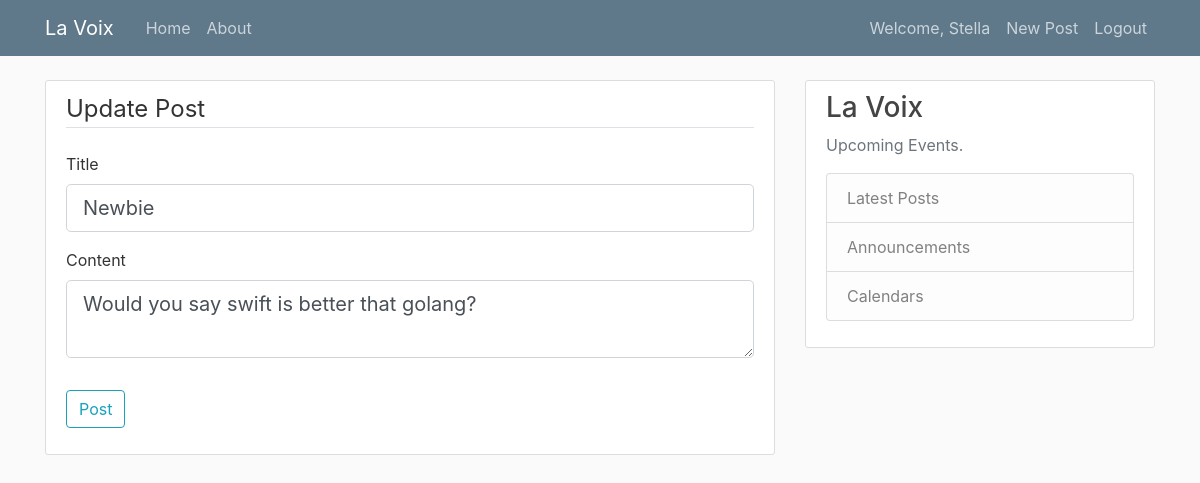
The app's page /post/3/update (signed in) with its own data.
### MyBlogApp/models.py (models this page shows)
class User(db.Model, UserMixin):
    id = db.Column(db.Integer, primary_key=True)
    username = db.Column(db.String(20), unique=True, nullable=False)
    email = db.Column(db.String(120), unique=True, nullable=False)
    image_file = db.Column(db.String(20), nullable=False, default='default.jpg')
    password = db.Column(db.String(60), nullable=False)
    posts = db.relationship('Post', backref='author')

class Post(db.Model):
    id= db.Column(db.Integer, primary_key=True)
    title = db.Column(db.String(100), nullable=False)
    date_posted = db.Column(db.DateTime, nullable=False, default=datetime.utcnow)
    content = db.Column(db.Text, nullable=False)
    user_id = db.Column(db.Integer, db.ForeignKey('user.id'), nullable=False)

### MyBlogApp/routes.py (the view)
@app.route("/post/<int:post_id>/update", methods=['GET', 'POST'])
@login_required
def update_post(post_id):
        post = Post.query.get_or_404(post_id)
        if post.author != current_user:
            abort(403)
        form = PostForm()
        if form.validate_on_submit():
            post.title = form.title.data
            post.content = form.content.data
            db.session.commit()
            flash('Your post has been updated!','success')
            return redirect(url_for('post', post_id=post.id))
        elif request.method == 'GET':
            form.title.data = post.title
            form.content.data = post.content
        return render_template('create_post.html', title='Update Post',
                           form=form, legend='Update Post')

### MyBlogApp/forms.py
class PostForm(FlaskForm):
    title = StringField('Title', [validators.DataRequired()])
    content = TextAreaField('Content', [validators.DataRequired()])
    submit = SubmitField('Post')

### MyBlogApp/models.py (called while the page is built)
@login_manager.user_loader
def load_user(user_id):
    return User.query.get(int(user_id))

### MyBlogApp/templates/create_post.html (shortened to what this page needs)
{% extends 'layout.html' %}
{% block content%}
<div class="content-section">
    <form method="POST" action="">
        <fieldset class="form-group">
            <legend class="border-bottom mb-4">{{ legend }}</legend>
            <div class="form-group">
                {{ form.title.label(class="form-control-label") }}
                {% if form.title.errors %}
                    {{ form.title(class="form-control form-control-lg is-invalid") }}
                    <div class="invalid-feedback">
                        {% for error in form.title.errors %}
                            <span>{{ error }}</span>
                        {% endfor %}
                    </div>
                {% else %}
                    {{ form.title(class="form-control form-control-lg") }}
                {% endif %}
            </div>
            <div class="form-group">
                {{ form.content.label(class="form-control-label") }}
                {% if form.content.errors %}
                    {{ form.content(class="form-control form-control-lg is-invalid") }}
                    <div class="invalid-feedback">
                        {% for error in form.content.errors %}
                            <span>{{ error }}</span>
                        {% endfor %}
                    </div>
                {% else %}
                    {{ form.content(class="form-control form-control-lg") }}
                {% endif %}
            </div>
        </fieldset>
        <div class="form-group">
            {{ form.submit(class="btn btn-outline-info") }}
        </div>
    </form>
</div>
{% endblock content%}

### MyBlogApp/templates/layout.html (shortened to what this page needs)
<!DOCTYPE html>
<html lang="en">
<head>
    <link rel="stylesheet" href="https://stackpath.bootstrapcdn.com/bootstrap/4.4.1/css/bootstrap.min.css">
    <link rel="stylesheet" type="text/css" href="{{ url_for('static', filename='main.css') }}">
</head>
<body>
    <header class="site-header">
        <nav class="navbar navbar-expand-md navbar-dark bg-steel fixed-top">
          <div class="container">
            <a class="navbar-brand mr-4" href="/">La Voix</a>
            <div class="collapse navbar-collapse" id="navbarToggle">
              <div class="navbar-nav mr-auto">
                <a class="nav-item nav-link" href= "{{ url_for('home') }}">Home</a>
                <a class="nav-item nav-link" href= "{{ url_for('about') }}">About</a>
              </div>
              <div class="navbar-nav">
                {% if current_user.is_authenticated%}
                  <a class="nav-item nav-link" href= "{{ url_for('account') }}">Welcome, {{ current_user.username }}</a>
                  <a class="nav-item nav-link" href= "{{ url_for('create_post') }}">New Post</a>
                  <a class="nav-item nav-link" href= "{{ url_for('logout') }}">Logout</a>
                {% else %}
                  <a class="nav-item nav-link" href= "{{ url_for('login') }}">Login</a>
                  <a class="nav-item nav-link" href= "{{ url_for('register') }}">Register</a>
                {% endif %}
              </div>
            </div>
          </div>
        </nav>
      </header>
      <main role="main" class="container">
        <div class="row">
          <div class="col-md-8">
            {% block content %}{% endblock %}
          </div>
          <div class="col-md-4">
            <div class="content-section">
              <h3>La Voix</h3>
              <p class='text-muted'>Upcoming Events.
                <ul class="list-group">
                  <li class="list-group-item list-group-item-light">Latest Posts</li>
                  <li class="list-group-item list-group-item-light">Announcements</li>
                  <li class="list-group-item list-group-item-light">Calendars</li>
                </ul>
              </p>
            </div>
          </div>
        </div>
      </main>
</body>
</html>

### MyBlogApp/static/main.css (style rules this page uses)
body { background: #fafafa; color: #333333; margin-top: 5rem; }
h1, h2, h3, h4, h5, h6 { color: #444444; }
.bg-steel { background-color: #5f788a; }
.site-header .navbar-nav .nav-link { color: #cbd5db; }
.content-section { background: #ffffff; padding: 10px 20px; border: 1px solid #dddddd; border-radius: 3px; margin-bottom: 20px; }

### records on screen
User: username "Stella"
Post: title "Newbie", content "Would you say swift is better that golang?"

### other values on screen
{{ legend }} "Update Post"
